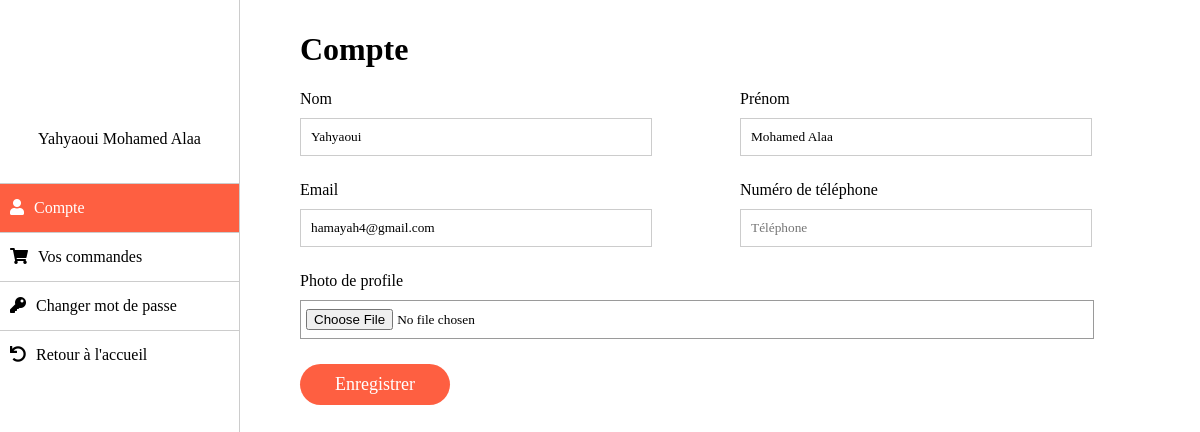
/account.php (signed in), run on the app's committed database.
### tables this page shows
CREATE TABLE `users` (
  `id` int(11) NOT NULL,
  `nom` varchar(20) NOT NULL,
  `prenom` varchar(20) NOT NULL,
  `email` varchar(50) NOT NULL,
  `mdp` varchar(50) NOT NULL,
  `tel` varchar(8) NOT NULL,
  `profile_image` varchar(100) NOT NULL,
  `priority` int(11) NOT NULL
);

### account.php (the view, shortened to what this page needs)
<?php
include "connect.php";
$query  = mysqli_query($conn,"SELECT * FROM users WHERE email = '$_SESSION[user]'");
$result = mysqli_fetch_row($query);
?>
<!DOCTYPE html>
<html lang="en">
<head>
	<link rel="stylesheet" href="css/style.css">
</head>
<body>
	<div class="account-wrap">
		<div class="account-sidebar">
			<div class="account-info">
				<div class="account-profile-img" <?php if($result[6] !== "") echo "style=background-image:url($result[6])"; ?>></div>
				<span><?php echo ucfirst($_SESSION["nom"]) . " " . ucfirst($_SESSION["prenom"]); ?></span>
			</div>
			<ul>
				<li <?php if(!isset($_GET["tab"]) || $_GET["tab"] === "compte") echo "class='active'" ?>>
					<i class="fas fa-user"></i><a href="?tab=compte">Compte</a>
				</li>
				<li <?php if(isset($_GET["tab"]) && $_GET["tab"] === "commande") echo "class='active'" ?>>
					<i class="fas fa-shopping-cart"></i><a href="?tab=commande">Vos commandes</a>
				</li>
				<li <?php if(isset($_GET["tab"]) && $_GET["tab"] === "motdepasse") echo "class='active'" ?>>
					<i class="fas fa-key"></i><a href="?tab=motdepasse">Changer mot de passe</a>
				</li>
				<li>
					<i class="fas fa-undo"></i><a href="index.php">Retour à l'accueil</a>
				</li>
			</ul>
		</div>
		<div class="account-content">
			<?php
				if(!isset($_GET["tab"]) || $_GET["tab"] === "compte")
				{
					?>
					<form class="account-form" method="POST" action="<?php echo $_SERVER["PHP_SELF"] ?>" enctype="multipart/form-data">
					<h1>Compte</h1>
						<div class="row">
						<?php
							$query  = mysqli_query($conn,"SELECT * FROM users WHERE email = '$_SESSION[user]'");
							$result = mysqli_fetch_row($query);
						?>
							<div class="form-group">
								<label for="nom">Nom</label>
								<input type="text" id="nom" value="<?php echo $result[1] ?>" placeholder="Nom" name="nom">
							</div>
							<div class="form-group">
								<label for="prenom">Prénom</label>
								<input type="text" id="prenom" value="<?php echo $result[2] ?>"  placeholder="Prénom" name="prenom">
							</div>
						</div>
						<div class="row">
							<div class="form-group">
								<label for="email">Email</label>
								<input type="email" id="email" value="<?php echo $result[3] ?>"  placeholder="Email" name="email">
							</div>
							<div class="form-group">
								<label for="phone">Numéro de téléphone</label>
								<input type="phone" id="phone"  placeholder="Téléphone"  name="tel">
							</div>
						</div>
						<div class="form-group">
								<label for="file">Photo de profile</label>
								<input type="file" id="file" nom="file" name="img">
						</div>
						<input type="submit" value="Enregistrer">
					</form>
					<?php
				}
			?>
		</div>
	</div>
</body>
</html>

### data on the page
users: nom "Yahyaoui", prenom "Mohamed Alaa", email "hamayah4@gmail.com"

### other printed values
$_SESSION["nom"] "Yahyaoui"
$_SESSION["prenom"] "Mohamed Alaa"
